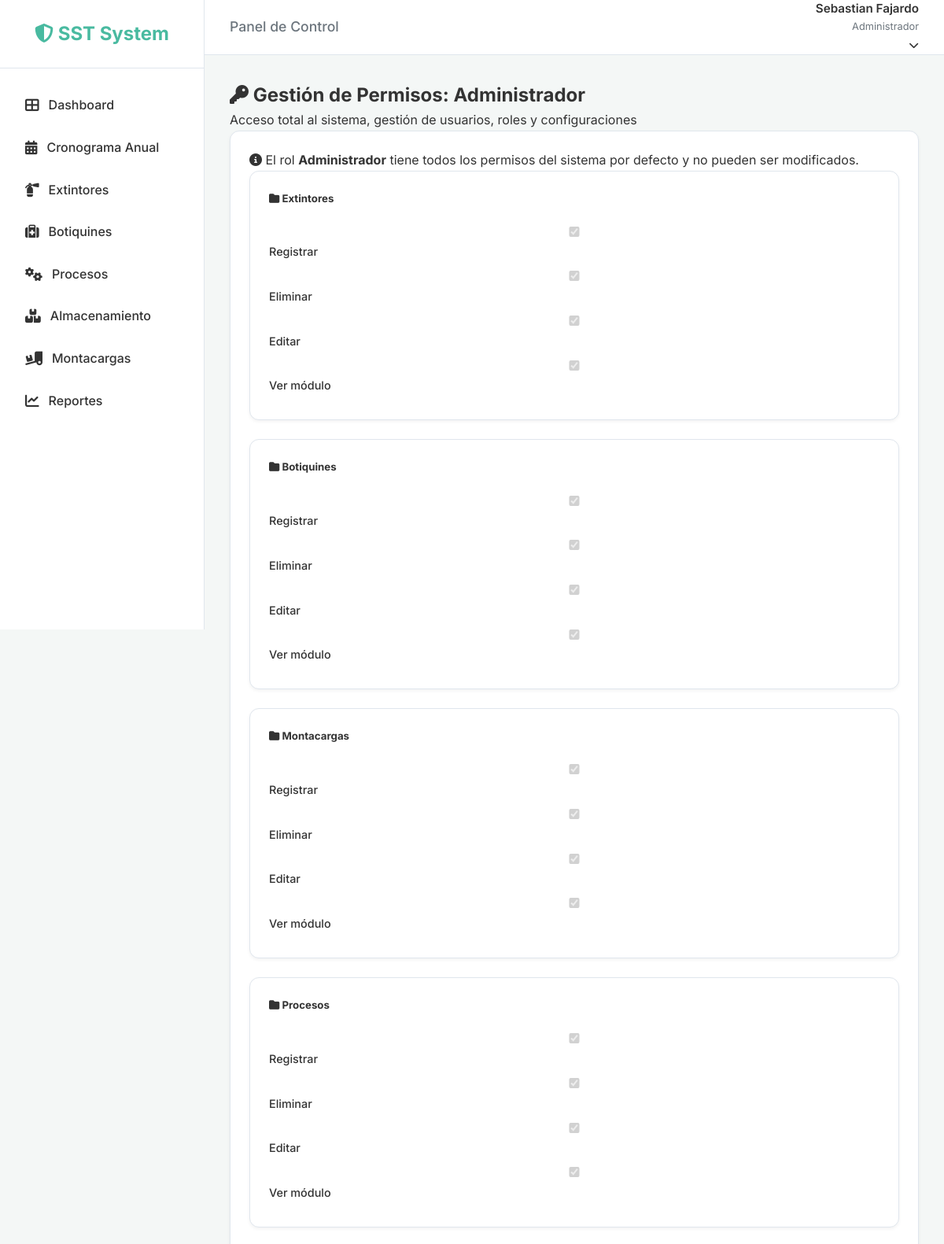
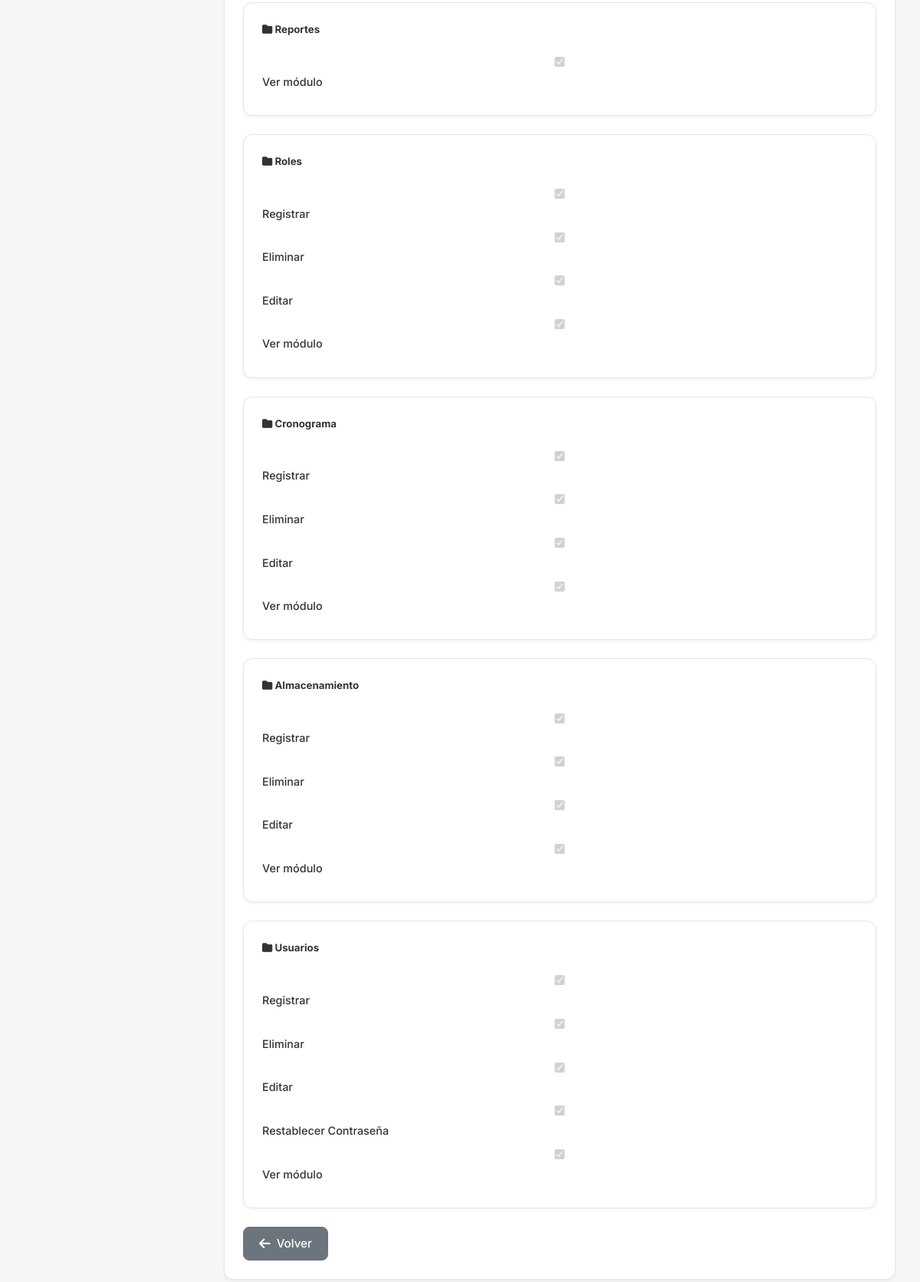
Screenshot of /roles/1/permissions/ (signed in) with the database file from the repository (2 pictures, top to bottom).
### users/models.py (models this page shows, shortened)
class CustomUser(AbstractUser):
    email = models.EmailField(unique=True)
    document_number = models.CharField(max_length=20, blank=True, null=True)
    role = models.ForeignKey('roles.Role', on_delete=models.SET_NULL, null=True, blank=True,
                             related_name='users', verbose_name='Rol')
    updated_at = models.DateTimeField(auto_now=True)
    digital_signature = models.TextField(blank=True, null=True, verbose_name="Firma Digital") # Base64 encoded image
    USERNAME_FIELD = 'email'
    REQUIRED_FIELDS = ['username', 'first_name', 'last_name']
    def has_perm_custom(self, module, action):
        if self.is_superuser:
            return True
        if self.role and self.role.name == 'Administrador':
            return True
        if not self.role or not self.role.is_active:
            return False
        return self.role.has_permission(module, action)

### roles/models.py (models this page shows, shortened)
class Role(models.Model):
    name = models.CharField(max_length=100, unique=True, verbose_name='Nombre del Rol')
    description = models.TextField(blank=True, verbose_name='Descripción')
    permissions = models.ManyToManyField(Permission, blank=True, related_name='roles', verbose_name='Permisos')
    is_active = models.BooleanField(default=True, verbose_name='Activo')
    is_system_role = models.BooleanField(default=False, verbose_name='Rol del Sistema')
    created_at = models.DateTimeField(auto_now_add=True)
    updated_at = models.DateTimeField(auto_now=True)
    class Meta:
        verbose_name = 'Rol'
        verbose_name_plural = 'Roles'
        ordering = ['name']

class Permission(models.Model):
    MODULE_CHOICES = [
        ('users', 'Usuarios'),
        ('inspections', 'Inspecciones'),
        ('schedule', 'Cronograma'),
        ('extinguisher', 'Extintores'),
        ('first_aid', 'Botiquines'),
        ('process', 'Procesos'),
        ('storage', 'Almacenamiento'),
        ('forklift', 'Montacargas'),
        ('roles', 'Roles'),
        ('reports', 'Reportes'),
    ]
    ACTION_CHOICES = [
        ('view', 'Ver módulo'),
        ('create', 'Registrar'),
        ('edit', 'Editar'),
        ('delete', 'Eliminar'),
        ('reset_password', 'Restablecer Contraseña'),
    ]
    module = models.CharField(max_length=50, choices=MODULE_CHOICES, verbose_name='Módulo')
    action = models.CharField(max_length=20, choices=ACTION_CHOICES, verbose_name='Acción')
    codename = models.CharField(max_length=100, unique=True, verbose_name='Código')
    description = models.CharField(max_length=255, verbose_name='Descripción')
    is_active = models.BooleanField(default=True, verbose_name='Activo')
    created_at = models.DateTimeField(auto_now_add=True)
    class Meta:
        verbose_name = 'Permiso'
        verbose_name_plural = 'Permisos'
        ordering = ['module', 'action']
        unique_together = ['module', 'action']

### roles/views.py (the view)
# urls.py: path('<int:pk>/permissions/', views.role_permissions_view, name='role_permissions'),
def role_permissions_view(request, pk):
    role = get_object_or_404(Role, pk=pk)
    if request.method == 'POST':
        form = RolePermissionsForm(request.POST, role=role)
        if form.is_valid():
            form.save(role)
            messages.success(request, f'Permisos del rol "{role.name}" actualizados correctamente')
            return redirect('role_detail', pk=role.pk)
    else:
        form = RolePermissionsForm(role=role)
    selected_permission_ids = set(role.permissions.values_list('id', flat=True))
    context = {
        'role': role,
        'form': form,
        'permissions_by_module': form.get_permissions_by_module(),
        'selected_permission_ids': selected_permission_ids,
    }
    return render(request, 'roles/role_permissions.html', context)

### roles/forms.py (called while the page is built)
    def get_permissions_by_module(self):
        modules = {}
        for field_name, field in self.fields.items():
            if hasattr(field, 'permission'):
                module_name = field.module_name
                if module_name not in modules:
                    modules[module_name] = []
                modules[module_name].append({
                    'field_name': field_name,
                    'field': field,
                    'permission': field.permission
                })
        return modules

### roles/templatetags/permission_tags.py (called while the page is built)
@register.simple_tag(takes_context=True)
def has_permission(context, module, action):
    request = context.get('request')
    if not request or not request.user.is_authenticated:
        return False
    if hasattr(request.user, 'has_perm_custom'):
        return request.user.has_perm_custom(module, action)
    return False

### templates/roles/role_permissions.html (shortened to what this page needs)
{% extends 'base.html' %}
{% load static %}
{% block content %}
<div class="container-fluid">
    <div class="row mb-4">
        <div class="col-12">
            <h2>
                <i class="fas fa-key"></i>
                Gestión de Permisos: <strong>{{ role.name }}</strong>
            </h2>
            <p class="text-muted">{{ role.description }}</p>
        </div>
    </div>
    <div class="row">
        <div class="col-12">
            <div class="card">
                <div class="card-body">
                    {% if role.name == 'Administrador' %}
                    <div class="alert alert-info">
                        <i class="fas fa-info-circle"></i>
                        El rol <strong>Administrador</strong> tiene todos los permisos del sistema por defecto y no
                        pueden ser modificados.
                    </div>
                    {% endif %}
                    <form method="post">
                        {% for module_name, perms in permissions_by_module.items %}
                        <div class="card mb-3">
                            <div class="card-header bg-primary text-white">
                                <h5 class="mb-0">
                                    <i class="fas fa-folder"></i> {{ module_name }}
                                </h5>
                            </div>
                            <div class="card-body">
                                <div class="row">
                                    {% for perm_data in perms %}
                                    <div class="col-md-3 col-sm-6 mb-2">
                                        <div class="form-check">
                                            <input type="checkbox" class="form-check-input"
                                                name="{{ perm_data.field_name }}" id="{{ perm_data.field_name }}"
												{% if perm_data.permission.id in selected_permission_ids %} checked
												{% endif %} {% if role.name == 'Administrador' %}disabled{% endif %}>
                                            <label class="form-check-label" for="{{ perm_data.field_name }}">
                                                {{ perm_data.permission.get_action_display }}
                                            </label>
                                        </div>
                                    </div>
                                    {% endfor %}
                                </div>
                            </div>
                        </div>
                        {% endfor %}
                        <div class="d-flex gap-2 mt-4">
                            <a href="{% url 'role_detail' role.pk %}" class="btn btn-secondary">
                                <i class="fas fa-arrow-left"></i> Volver
                            </a>
                        </div>
                    </form>
                </div>
            </div>
        </div>
    </div>
</div>
{% endblock %}

### templates/base.html (shortened to what this page needs)
{% load static permission_tags %}
<!DOCTYPE html>
<html lang="es">
<head>
    <link rel="stylesheet" href="https://cdnjs.cloudflare.com/ajax/libs/font-awesome/6.4.0/css/all.min.css">
    <link rel="stylesheet" href="https://cdnjs.cloudflare.com/ajax/libs/toastr.js/latest/toastr.min.css">
    <link rel="stylesheet" href="{% static 'css/style.css' %}">
</head>
<body>
    {% if user.is_authenticated %}
    <div class="app-wrapper">
        <aside class="sidebar">
            <div class="sidebar-header">
                <a href="{% url 'dashboard' %}" class="logo">
                    <i class="fas fa-shield-alt"></i> <span class="logo-text">SST System</span>
                </a>
            </div>
            <ul class="sidebar-menu">
                {% has_permission 'users' 'view' as can_view_dashboard %}
                <li>
                    <a href="{% url 'dashboard' %}"
                        class="{% if request.resolver_match.url_name == 'dashboard' %}active{% endif %}">
                        <i class="fas fa-th-large"></i> <span>Dashboard</span>
                    </a>
                </li>
                {% has_permission 'schedule' 'view' as can_view_schedule %}
                {% if can_view_schedule %}
                <li>
                    <a href="{% url 'inspection_list' %}"
                        class="{% if request.resolver_match.url_name == 'inspection_list' %}active{% endif %}">
                        <i class="fas fa-calendar-alt"></i> <span>Cronograma Anual</span>
                    </a>
                </li>
                {% endif %}
                {% has_permission 'extinguisher' 'view' as can_view_extinguisher %}
                {% if can_view_extinguisher %}
                <li>
                    <a href="{% url 'extinguisher_list' %}"
                        class="{% if 'extinguisher' in request.path %}active{% endif %}">
                        <i class="fas fa-fire-extinguisher"></i> <span>Extintores</span>
                    </a>
                </li>
                {% endif %}
                {% has_permission 'first_aid' 'view' as can_view_first_aid %}
                {% if can_view_first_aid %}
                <li>
                    <a href="{% url 'first_aid_list' %}" class="{% if 'first-aid' in request.path %}active{% endif %}">
                        <i class="fas fa-medkit"></i> <span>Botiquines</span>
                    </a>
                </li>
                {% endif %}
                {% has_permission 'process' 'view' as can_view_process %}
                {% if can_view_process %}
                <li>
                    <a href="{% url 'process_list' %}" class="{% if 'process' in request.path %}active{% endif %}">
                        <i class="fas fa-cogs"></i> <span>Procesos</span>
                    </a>
                </li>
                {% endif %}
                {% has_permission 'storage' 'view' as can_view_storage %}
                {% if can_view_storage %}
                <li>
                    <a href="{% url 'storage_list' %}" class="{% if 'storage' in request.path %}active{% endif %}">
                        <i class="fas fa-boxes"></i> <span>Almacenamiento</span>
                    </a>
                </li>
                {% endif %}
                {% has_permission 'forklift' 'view' as can_view_forklift %}
                {% if can_view_forklift %}
                <li>
                    <a href="{% url 'forklift_list' %}" class="{% if 'forklift' in request.path %}active{% endif %}">
                        <i class="fas fa-truck-loading"></i> <span>Montacargas</span>
                    </a>
                </li>
                {% endif %}
                {% has_permission 'reports' 'view' as can_view_reports %}
                {% if can_view_reports %}
                <li>
                    <a href="{% url 'inspection_reports' %}"
                        class="{% if request.resolver_match.url_name == 'inspection_reports' %}active{% endif %}">
                        <i class="fas fa-chart-line"></i> <span>Reportes</span>
                    </a>
                </li>
                {% endif %}
            </ul>
        </aside>
        <div style="flex: 1; display: flex; flex-direction: column;">
            <header class="topbar">
                <div class="page-title">
                    <h2 style="font-size: 1.1rem; color: var(--text-light); font-weight: 500;">
                        {% block header_title %}Panel de Control{% endblock %}
                    </h2>
                </div>
                <div class="user-profile" style="position: relative;">
                    <div class="user-info" style="cursor: pointer;" onclick="toggleUserDropdown()">
                        <span class="user-name">{{ user.get_full_name|default:user.email }}</span>
                        <span class="user-role">{% if user.is_staff %}Administrador{% else %}Inspector{% endif %}</span>
                        <i class="fas fa-chevron-down"
                            style="margin-left: 8px; font-size: 0.8rem; transition: transform 0.3s;"></i>
                    </div>
                </div>
            </header>
            <main class="main-content">
                <div class="content-container">
                    {% block content %}{% endblock %}
                </div>
            </main>
        </div>
    </div>
    {% endif %}
</body>
</html>

### static/css/style.css (style rules this page uses)
:root { --primary-color: #49BAA0; --primary-hover: #3a9480; --bg-color: #f4f7f6; --sidebar-bg: #ffffff; --navbar-bg: #ffffff; --text-color: #333333; --text-light: #6c757d; --border-color: #e0e6ed; --white: #ffffff; --shadow-sm: 0 2px 4px rgba(0, 0, 0, 0.05); --shadow-md: 0 4px 6px rgba(0, 0, 0, 0.07); --sidebar-width: 260px; --transition: all 0.3s ease; }
* { margin: 0; padding: 0; box-sizing: border-box; }
body { font-family: 'Inter', -apple-system, BlinkMacSystemFont, "Segoe UI", Roboto, sans-serif; background-color: var(--bg-color); color: var(--text-color); line-height: 1.6; }
.app-wrapper { display: flex; min-height: 100vh; }
.sidebar { width: var(--sidebar-width); background-color: var(--sidebar-bg); border-right: 1px solid var(--border-color); position: fixed; height: 100vh; z-index: 1000; display: flex; flex-direction: column; }
.sidebar-header { padding: 24px; text-align: center; border-bottom: 1px solid var(--border-color); }
.sidebar-header .logo { font-size: 1.5rem; font-weight: 700; color: var(--primary-color); text-decoration: none; }
.sidebar-menu { flex: 1; padding: 20px 0; list-style: none; }
.sidebar-menu li { padding: 2px 16px; }
.sidebar-menu a { display: flex; align-items: center; padding: 12px 16px; text-decoration: none; color: var(--text-color); border-radius: 8px; transition: var(--transition); font-weight: 500; }
.sidebar-menu a i { margin-right: 12px; font-size: 1.1rem; }
.topbar { position: fixed; top: 0; right: 0; left: var(--sidebar-width); height: 70px; background-color: var(--navbar-bg); border-bottom: 1px solid var(--border-color); display: flex; align-items: center; justify-content: space-between; padding: 0 32px; z-index: 999; }
.user-profile { display: flex; align-items: center; gap: 16px; }
.user-info { text-align: right; }
.user-name { display: block; font-weight: 600; font-size: 0.95rem; }
.user-role { display: block; font-size: 0.8rem; color: var(--text-light); }
.main-content { margin-left: var(--sidebar-width); margin-top: 70px; padding: 32px; width: calc(100% - var(--sidebar-width)); }
.content-container { max-width: 1200px; margin: 0 auto; }
.card { background: var(--white); border-radius: 12px; box-shadow: var(--shadow-sm); padding: 24px; margin-bottom: 24px; border: 1px solid var(--border-color); }
.card-header { margin-bottom: 20px; display: flex; justify-content: space-between; align-items: center; }
.btn { display: inline-flex; align-items: center; justify-content: center; padding: 10px 20px; border-radius: 8px; font-weight: 500; text-decoration: none !important; cursor: pointer; border: 1px solid transparent; transition: all 0.2s ease; gap: 8px; font-size: 0.95rem; line-height: 1.5; white-space: nowrap; }
.btn-secondary { background-color: #6c757d; border-color: #6c757d; color: white; }
.btn i { font-size: 1.1em; }
label { display: block; margin-bottom: 8px; font-weight: 500; font-size: 0.9rem; }
input, select, textarea { width: 100%; padding: 12px 16px; border: 1px solid var(--border-color); border-radius: 8px; background-color: #ffffff; transition: var(--transition); font-size: 0.95rem; }

### rows the page displays
CustomUser: get_full_name "Sebastian Fajardo", is_active True (drawn)
Role: name "Administrador", description "Acceso total al sistema, gestión de usuarios, roles y configuraciones"
Permission: id.name "☑", permission.action "Registrar"
Permission: id.name "☑", permission.action "Eliminar"
Permission: id.name "☑", permission.action "Editar"
Permission: id.name "☑", permission.action "Ver módulo"
Permission: id.name "☑", permission.action "Registrar"
Permission: id.name "☑", permission.action "Eliminar"
Permission: id.name "☑", permission.action "Editar"
Permission: id.name "☑", permission.action "Ver módulo"
Permission: id.name "☑", permission.action "Registrar"
Permission: id.name "☑", permission.action "Eliminar"
Permission: id.name "☑", permission.action "Editar"
Permission: id.name "☑", permission.action "Ver módulo"
Permission: id.name "☑", permission.action "Registrar"
Permission: id.name "☑", permission.action "Eliminar"
Permission: id.name "☑", permission.action "Editar"
Permission: id.name "☑", permission.action "Ver módulo"
Permission: id.name "☑", permission.action "Ver módulo"
Permission: id.name "☑", permission.action "Registrar"
Permission: id.name "☑", permission.action "Eliminar"
Permission: id.name "☑", permission.action "Editar"
Permission: id.name "☑", permission.action "Ver módulo"
Permission: id.name "☑", permission.action "Registrar"
Permission: id.name "☑", permission.action "Eliminar"
Permission: id.name "☑", permission.action "Editar"
Permission: id.name "☑", permission.action "Ver módulo"
Permission: id.name "☑", permission.action "Registrar"
Permission: id.name "☑", permission.action "Eliminar"
Permission: id.name "☑", permission.action "Editar"
Permission: id.name "☑", permission.action "Ver módulo"
Permission: id.name "☑", permission.action "Registrar"
Permission: id.name "☑", permission.action "Eliminar"
Permission: id.name "☑", permission.action "Editar"
Permission: id.name "☑", permission.action "Restablecer Contraseña"
Permission: id.name "☑", permission.action "Ver módulo"

### other values shown
{{ module_name }} "Extintores" "Botiquines" "Montacargas" "Procesos" "Reportes" "Roles" "Cronograma" "Almacenamiento" "Usuarios"
